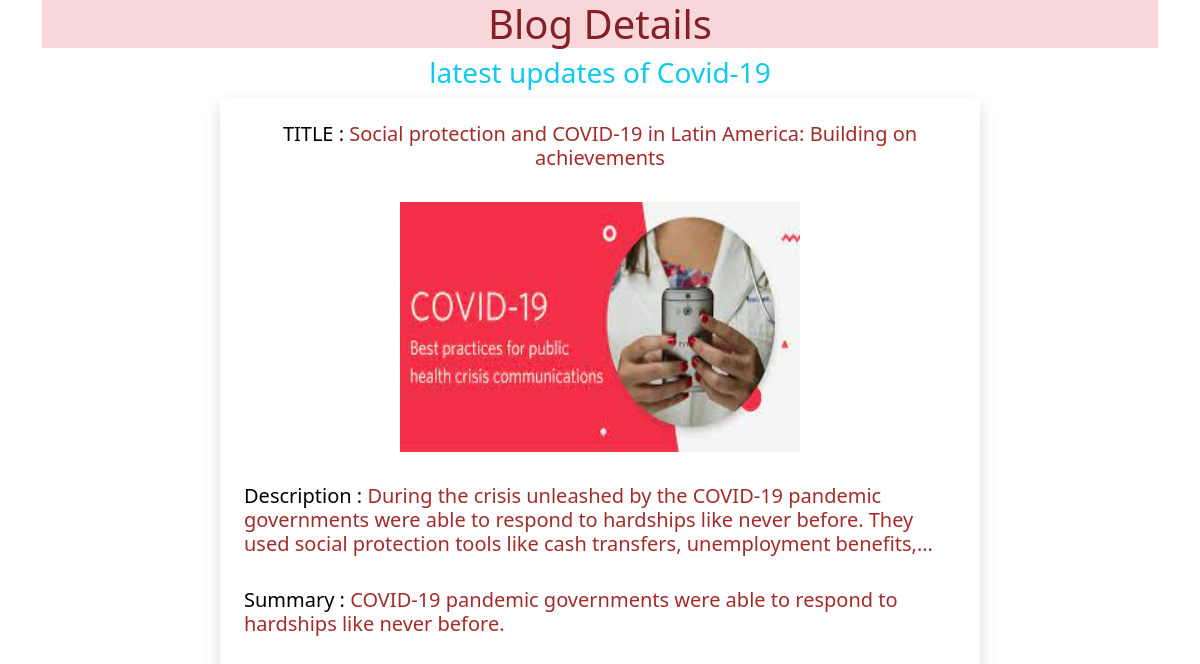
Screenshot of /blogpost/10/ with the database file from the repository.
### blog/models.py (models this page shows)
class Post(models.Model):
    title=models.CharField(max_length=100)
    image=models.ImageField(upload_to='postimg/')
    category=models.CharField(choices=choice,max_length=100)
    content=models.TextField(max_length=400)
    summary=models.CharField(max_length=300)

### core/views.py (the view)
# urls.py: path('blogpost/<int:id>/',views.particular,name='pblog'),
def particular(request,id):
        print(id)
        posts= Post.objects.get(id=id)
        return render(request,'blog/review.html',{'post':posts})

### blog/templates/blog/review.html (shortened to what this page needs)
<!DOCTYPE html>
{% load static %}
<html lang="en">
<head>
    <link href="https://cdn.jsdelivr.net/npm/bootstrap@5.0.2/dist/css/bootstrap.min.css" rel="stylesheet">
</head>
<body>
    <div class="container">
          <h1 class="alert-danger text-center">Blog Details</h1>
        <div class="row">
            <h3 class=" text-info text-center">latest updates of {{post.category}}</h3>
            <div class="col-sm-8 offset-2 shadow p-4 ">
                <h5 class="text-center"><span>TITLE : </span>{{post.title}}</h5><br>
                <div class="text-center"><img src="{{post.image.url}}" class="mb-2" alt="" , width="400px" height="250px" class=" img-responsive-fluid  mt-4"></div><br>
                <h5> <span>Description : </span>{{post.content}}</h5><br>
                <h5> <span>Summary : </span>{{post.summary}}</h5>
            </div>
        </div>
    </div>
</body>
</html>

### blog/templates/blog/review.html (style rules this page uses)
h5 { color:brown; }
span { color:black; }

### rows the page displays
Post: category "Covid-19", title "Social protection and COVID-19 in Latin America: Building on achievements", image (picture), content "During the crisis unleashed by the COVID-19 pandemic governments were able to respond to hardships like never before. They used social protection tools like cash transfers, unemployment benefits,…", summary "COVID-19 pandemic governments were able to respond to hardships like never before."
